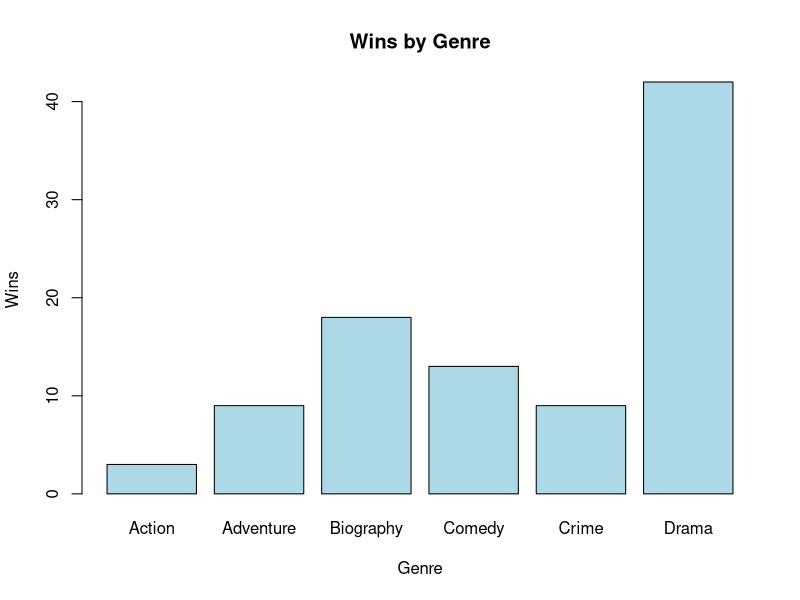
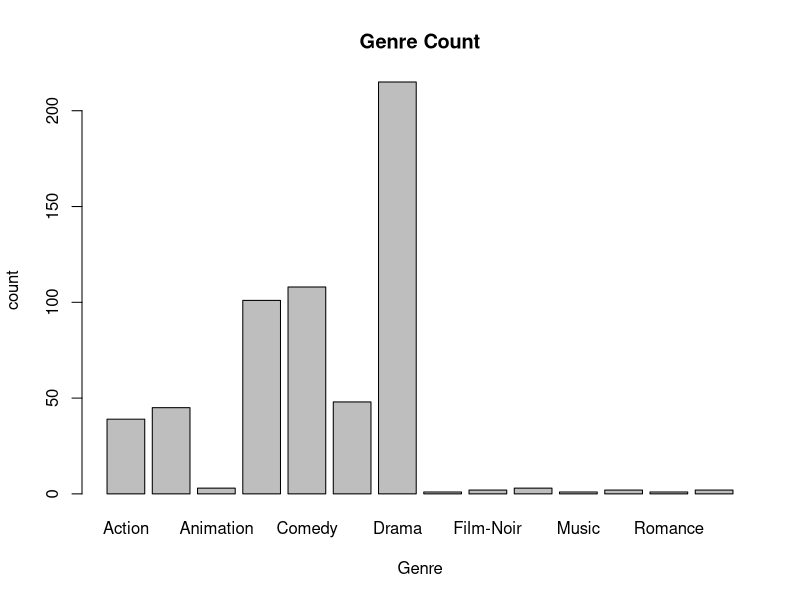
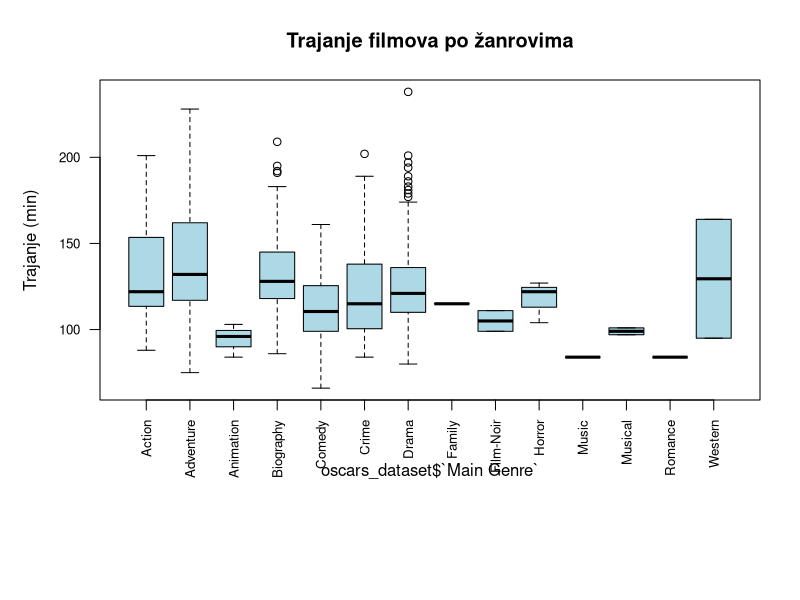
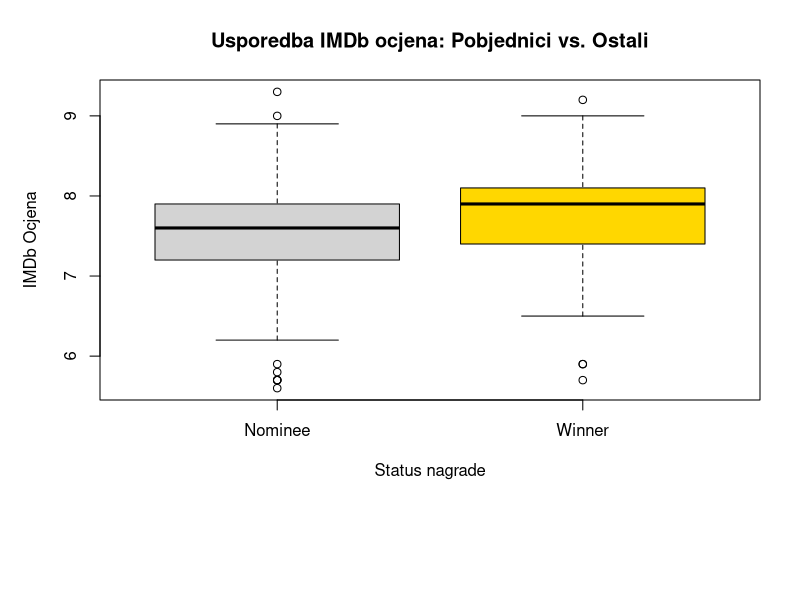

Write the R code that produced these figures, in order.
## ---- chunk 1
knitr::opts_chunk$set(echo = TRUE)
## ---- chunk 2
library(readr)
oscars_dataset <- read_delim("oscars_dataset.csv", delim = ";", escape_double = FALSE, trim_ws = TRUE)
## ---- chunk 3
summary(oscars_dataset)
## ---- chunk 4
#Jesu li medu pobjednicima neki žanrovi češči? 
#wins_by_genre <- table(oscars_dataset$'Main Genre'[oscars_dataset$Award == "Winner"])
#wins_by_genre
library(dplyr)

wins_by_genre <- oscars_dataset %>%
  filter(Award == "Winner") %>%
  count(`Main Genre`, name = "Wins")
genre_count <- oscars_dataset %>%
  count(`Main Genre`, name = "count")
barplot(wins_by_genre$Wins, xlab = "Genre", ylab = "Wins", main ="Wins by Genre",names.arg = wins_by_genre$`Main Genre`,col = "light blue")
barplot(genre_count$count, xlab = "Genre", ylab = "count", main ="Genre Count",names.arg = genre_count$`Main Genre`,width = 20)

## ---- chunk 5
#Jesu li neki žanrovi u prosjeku dulji od ostalih?
library(dplyr)

duration_by_genre <- oscars_dataset %>%
  group_by(`Main Genre`) %>%
  summarise(
    Avg_Duration = mean(`Movie Time`, na.rm = TRUE),
    Movie_Count = n()
  ) %>%
  arrange(desc(Avg_Duration))

print(duration_by_genre)

par(mar=c(10, 5, 4, 2))
boxplot(oscars_dataset$`Movie Time` ~ oscars_dataset$`Main Genre`,
        main = "Trajanje filmova po žanrovima",
        ylab = "Trajanje (min)",
        col = "lightblue",
        las = 2,
        cex.axis = 0.8)

## ---- chunk 6
#Imaju li pobjednici veću ocjenu od onih koji nisu pobijedili?
library(dplyr)

# 1. Tablični prikaz: Usporedba prosjeka i medijana
imdb_stats <- oscars_dataset %>%
  group_by(Award) %>%
  summarise(
    Prosjek_IMDb = mean(`IMDB Rating`, na.rm = TRUE),
    Medijan_IMDb = median(`IMDB Rating`, na.rm = TRUE),
    Broj_filmova = n()
  )

print(imdb_stats)

# 2. Vizualizacija: Boxplot
boxplot(oscars_dataset$`IMDB Rating` ~ oscars_dataset$Award,
        main = "Usporedba IMDb ocjena: Pobjednici vs. Ostali",
        ylab = "IMDb Ocjena",
        xlab = "Status nagrade",
        col = c("lightgray", "gold"), # Bojamo pobjednike u zlatno radi efekta
        names = c("Nominee", "Winner")) # Prilagodi imena ako su drugačija u podacima

# 3. Statistički test (T-test)
test_rezultat <- t.test(`IMDB Rating` ~ Award, data = oscars_dataset)
print(test_rezultat)
